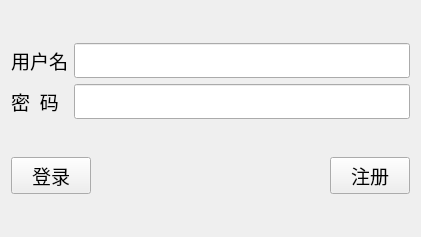
<?xml version="1.0" encoding="UTF-8"?>
<ui version="4.0">
 <class>Client</class>
 <widget class="QWidget" name="Client">
  <property name="geometry">
   <rect>
    <x>0</x>
    <y>0</y>
    <width>421</width>
    <height>237</height>
   </rect>
  </property>
  <property name="windowTitle">
   <string>登录/注册</string>
  </property>
  <property name="autoFillBackground">
   <bool>false</bool>
  </property>
  <property name="styleSheet">
   <string notr="true">#Client{color: rgb(255, 255, 255);}</string>
  </property>
  <layout class="QVBoxLayout" name="verticalLayout">
   <item>
    <layout class="QGridLayout" name="gridLayout">
     <item row="0" column="0">
      <widget class="QLabel" name="label">
       <property name="font">
        <font>
         <family>Adobe Arabic</family>
         <pointsize>14</pointsize>
        </font>
       </property>
       <property name="text">
        <string>用户名</string>
       </property>
      </widget>
     </item>
     <item row="0" column="1">
      <widget class="QLineEdit" name="name_LE">
       <property name="font">
        <font>
         <family>Adobe Arabic</family>
         <pointsize>14</pointsize>
        </font>
       </property>
      </widget>
     </item>
     <item row="1" column="0">
      <widget class="QLabel" name="label_2">
       <property name="font">
        <font>
         <family>Adobe Arabic</family>
         <pointsize>14</pointsize>
        </font>
       </property>
       <property name="text">
        <string>密  码</string>
       </property>
      </widget>
     </item>
     <item row="1" column="1">
      <widget class="QLineEdit" name="pwd_LE">
       <property name="font">
        <font>
         <family>Adobe Arabic</family>
         <pointsize>14</pointsize>
        </font>
       </property>
       <property name="echoMode">
        <enum>QLineEdit::Password</enum>
       </property>
      </widget>
     </item>
    </layout>
   </item>
   <item>
    <layout class="QHBoxLayout" name="horizontalLayout">
     <item>
      <widget class="QPushButton" name="login_PB">
       <property name="font">
        <font>
         <family>Adobe Arabic</family>
         <pointsize>14</pointsize>
        </font>
       </property>
       <property name="text">
        <string>登录</string>
       </property>
      </widget>
     </item>
     <item>
      <spacer name="horizontalSpacer">
       <property name="orientation">
        <enum>Qt::Horizontal</enum>
       </property>
       <property name="sizeHint" stdset="0">
        <size>
         <width>40</width>
         <height>20</height>
        </size>
       </property>
      </spacer>
     </item>
     <item>
      <widget class="QPushButton" name="regist_PB">
       <property name="font">
        <font>
         <family>Adobe Arabic</family>
         <pointsize>14</pointsize>
        </font>
       </property>
       <property name="text">
        <string>注册</string>
       </property>
      </widget>
     </item>
    </layout>
   </item>
  </layout>
 </widget>
 <resources/>
 <connections/>
</ui>
